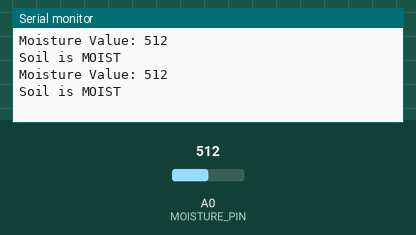
Simulated run of this sketch. Board: Arduino Uno, built with avr-gcc and run on an emulated ATmega328P. Shown: the last lines printed to the serial monitor. The inputs (shaded band) are chosen by the test bench; at power-on: A0 (MOISTURE_PIN) = 512.

Above: at 1.8 s.
1.9 s: A0 (MOISTURE_PIN) set to 415
At 2.3 s:
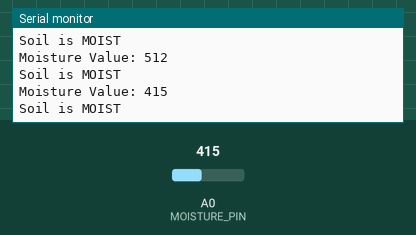
3.4 s: A0 (MOISTURE_PIN) set to 392
At 4.8 s:
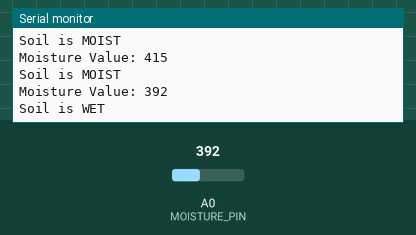
Timing chart, 0 to 6.4 s (numbered marks = the images above; inputs shaded):
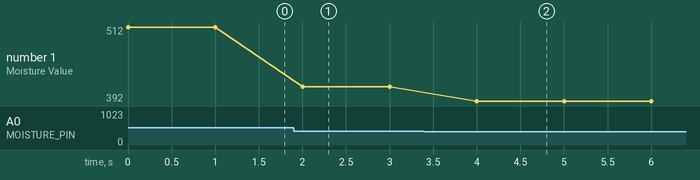

Measured:
- the behaviour switches between 401 and 400 on A0 (MOISTURE_PIN) (found by bisection; images 1 and 2)
- after the input at 1.9 s, the serial monitor: prints a new line after 0.10 s (image 1)
- after the input at 3.4 s, the serial monitor: prints a new line after 0.60 s (image 2)
- plotted number 1: 512 → 415 after the input at 1.9 s, 415 → 392 after the input at 3.4 s

The sketch:

soilmoisture.ino
```cpp
#define MOISTURE_PIN A0

void setup() {
  Serial.begin(9600);
}

void loop() {
  int moistureValue = analogRead(MOISTURE_PIN);

  Serial.print("Moisture Value: ");
  Serial.println(moistureValue);

  if (moistureValue > 700) {
    Serial.println("Soil is DRY");
  }
  else if (moistureValue > 400) {
    Serial.println("Soil is MOIST");
  }
  else {
    Serial.println("Soil is WET");
  }

  delay(1000);
}
```
